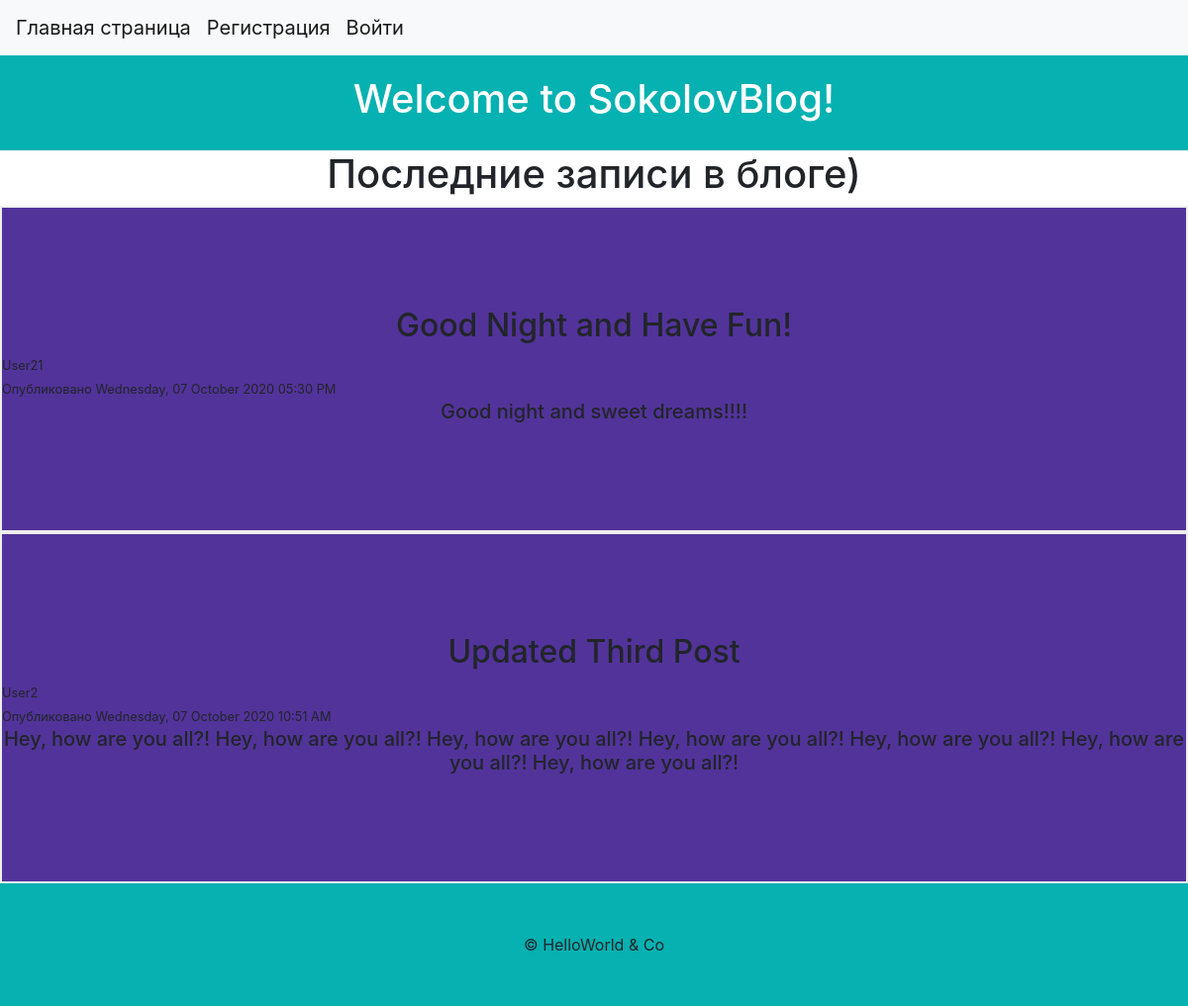
/home, run on an earlier commit of the app's database.
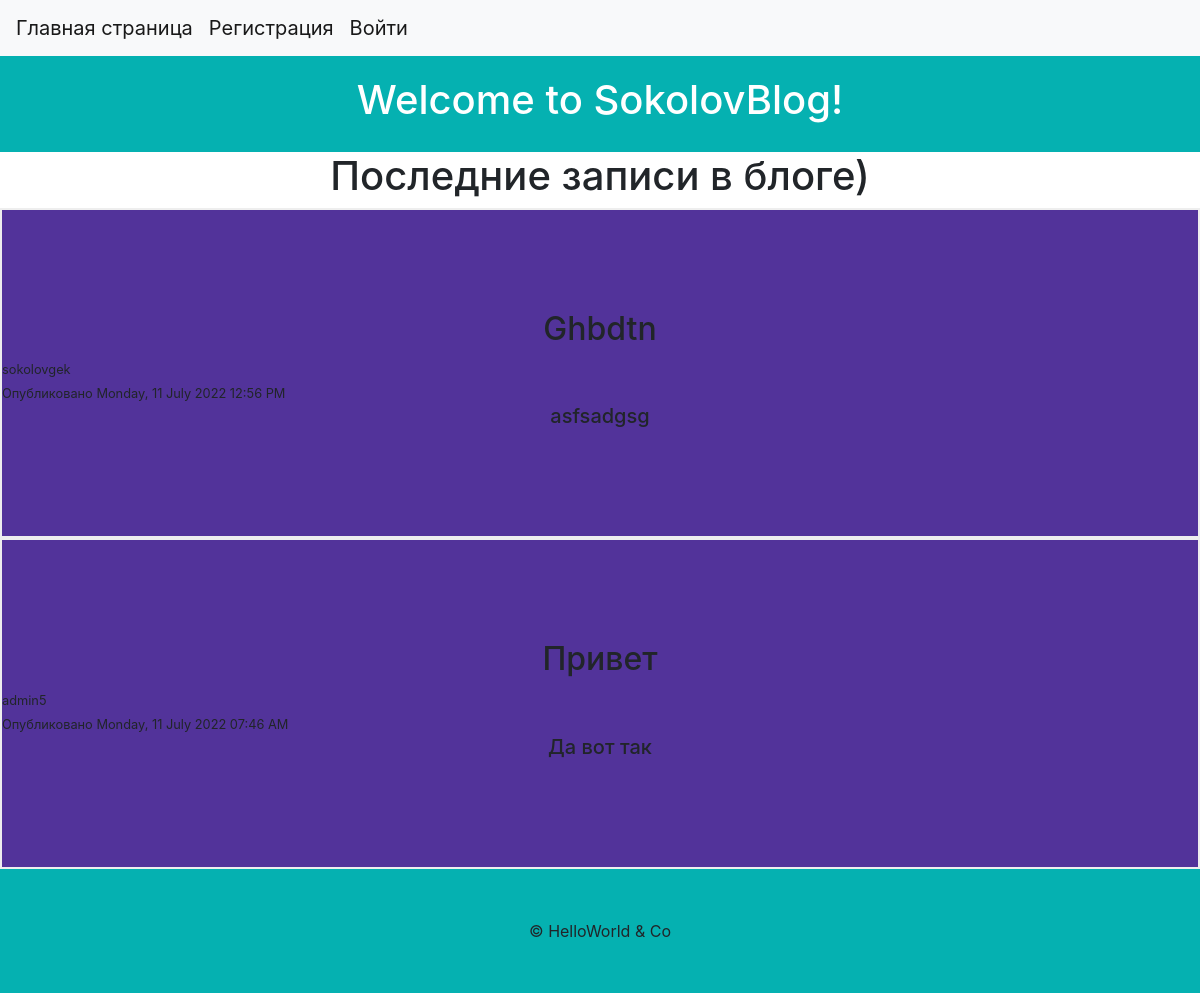
And on a later commit of the database.
### flask_blog/models.py (models this page shows, shortened)
class Post(db.Model, UserMixin):
    id = db.Column(db.Integer, primary_key=True)
    title = db.Column(db.String(100), nullable=False)
    date_posted = db.Column(db.DateTime, nullable=False, default=datetime.datetime.utcnow())
    content = db.Column(db.Text, nullable=False)
    user_id = db.Column(db.Integer, db.ForeignKey('user.id'), nullable=True)
    def __repr__(self):
        return f"Запись ('{self.title}', '{self.date_posted}')"

class User(db.Model, UserMixin):
    id = db.Column(db.Integer, primary_key=True)
    username = db.Column(db.String(20), unique=True, nullable=False)
    email = db.Column(db.String(120), unique=True, nullable=False)
    image_file = db.Column(db.String(20), nullable=False, default='default.png')
    password = db.Column(db.String(60), nullable=False)
    posts = db.relationship('Post', backref='author', lazy=True)

### flask_blog/main/routes.py (the view)
@main.route('/')
@main.route('/home')
def home():
    posts = Post.query.order_by(Post.date_posted.desc()).all()[:2]
    print(posts)
    return render_template('index.html', posts=posts)

### flask_blog/templates/index.html (shortened to what this page needs)
{% extends 'base.html' %}
{% block content %}
    <header>
        <div class="container">
            <div class="row">
                <div class="col-12">
                    <h1 class="text-center text-white">
                        {% if current_user.is_authenticated %}
                            Привет {{ current_user.username }}! Вы готовы содздать новый блог?
                        {% else %}
                            Welcome to SokolovBlog!
                        {% endif %}
                    </h1>
                </div>
            </div>
        </div>
    </header>
        <div class="container">
            <div class="row">
                <div class="col-12">
                    <h1 class="text-center">
                        Последние записи в блоге)
                    </h1>
                </div>
            </div>
        </div>
{% for post in posts %}
    <section class="post">
        <h2 class="text-center">{{ post.title }}</h2>
        <small>{{ post.author.username }}</small>
        <br>
         <small>Опубликовано {{ post.date_posted.strftime('%A, %d %B %Y %I:%M %p') }}</small>
        <h5 class="text-center">{{ post.content }}</h5>
    </section>
{% endfor %}
{% endblock %}

What changed in the data, as far as the page shows it:
no longer on this page (row unchanged): Post: title "Good Night and Have Fun!", author.username "User21", date_posted "Wednesday, 07 October 2020 05:30 PM", content "Good night and sweet dreams!!!!"
no longer on this page (row unchanged): Post: title "Updated Third Post", author.username "User2", date_posted "Wednesday, 07 October 2020 10:51 AM", content "Hey, how are you all?! Hey, how are you all?! Hey, how are you all?! Hey, how are you all?! Hey, how are you all?! Hey, how are you all?! Hey, how are you all?!"
added Post: title "Ghbdtn", author.username "sokolovgek", date_posted "Monday, 11 July 2022 12:56 PM", content "asfsadgsg"
added Post: title "Привет", author.username "admin5", date_posted "Monday, 11 July 2022 07:46 AM", content "Да вот так"
